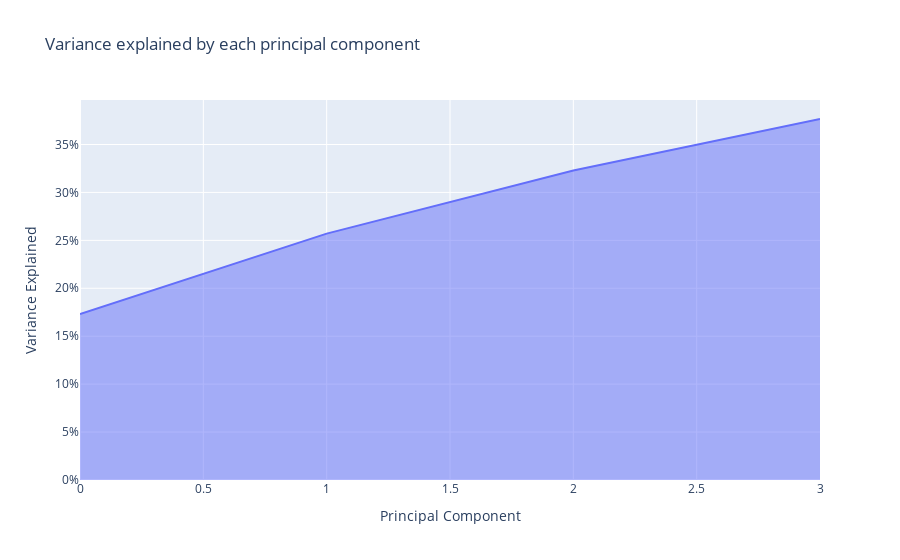

The code cell stored with this chart in its notebook:
### Code cell
fig = px.area(
    x=range(len(variance_explained)),
    y=variance_explained.cumsum() / 100,
    title="Variance explained by each principal component",
    labels={"x": "Principal Component", "y": "Variance Explained"},
)
fig.update_yaxes(tickformat=".0%")
fig.update_traces(texttemplate="%{text:.2%}")
fig.show()

### Figure 1 — Plotly figure (JSON) as saved in the notebook; plotly's stock layout.template omitted (floating-point values rounded to 4 significant figures)
{"data": [{"fillpattern": {"shape": ""}, "hovertemplate": "Principal Component=%{x}<br>Variance Explained=%{y}<extra></extra>", "legendgroup": "", "line": {"color": "#636efa"}, "marker": {"symbol": "circle"}, "mode": "lines", "name": "", "orientation": "v", "showlegend": false, "stackgroup": "1", "texttemplate": "%{text:.2%}", "type": "scatter", "x": [0, 1, 2, 3], "xaxis": "x", "y": [0.1732, 0.257, 0.3229, 0.3766], "yaxis": "y"}], "layout": {"legend": {"tracegroupgap": 0}, "title": {"text": "Variance explained by each principal component"}, "xaxis": {"anchor": "y", "domain": [0, 1], "title": {"text": "Principal Component"}}, "yaxis": {"anchor": "x", "domain": [0, 1], "tickformat": ".0%", "title": {"text": "Variance Explained"}}}}
